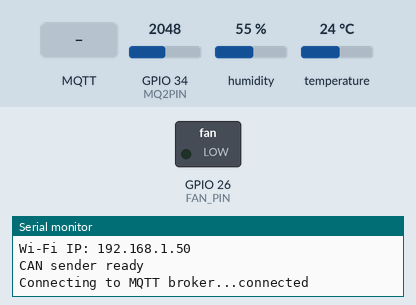
A sketch run on a simulated ESP32. Parts: switched loads named in the sketch (green lamp = pin HIGH), the last lines printed to the serial monitor. The test bench sets the inputs (shaded band); at power-on: GPIO 34 (MQ2PIN) = 2048, humidity 55 %, temperature 24 °C. WiFi joins after 1.5 s; servers stay silent unless stated; no MQTT or app messages arrive unless stated.

Above: at 2.7 s.
2.8 s: MQTT message "ON" arrives on the first subscribed topic
At 3.1 s:
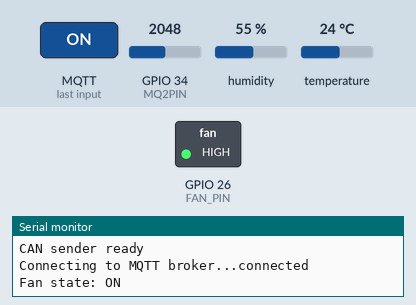
4.3 s: MQTT message "OFF" arrives on the first subscribed topic
At 5.4 s:
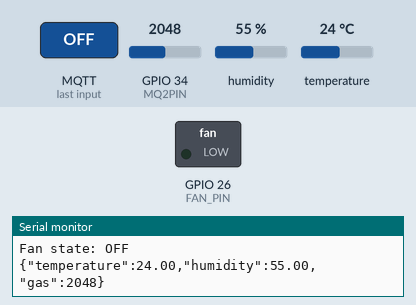
Timing chart, 0 to 7.3 s (numbered marks = the images above; inputs shaded):
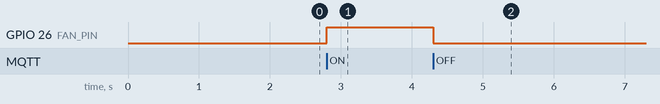

The sketch:

sender.ino
```cpp
#include <WiFi.h>
#include <WiFiManager.h>
#include <PubSubClient.h>
#include <DHT.h>
#include <SPI.h>
#include <mcp_can.h>
#include <math.h>

// Pins and hardware settings: verify against your actual wiring.
#define DHTPIN 14
#define DHTTYPE DHT22
#define MQ2PIN 34
#define CAN_CS_PIN 5
#define FAN_PIN 26  // TODO: confirm the relay pin from the actual wiring.

DHT dht(DHTPIN, DHTTYPE);
MCP_CAN CAN(CAN_CS_PIN);

const char* MQTT_BROKER = "192.168.1.10"; // Replace with your broker address.
const int MQTT_PORT = 1883;
const char* TOPIC_DATA = "esp32/sensors";
const char* TOPIC_FAN = "esp32/fan/control";

WiFiClient espClient;
PubSubClient client(espClient);
unsigned long lastMsg = 0;
bool fanState = false;

void callback(char* topic, byte* payload, unsigned int length) {
  String message;
  for (unsigned int i = 0; i < length; i++) message += (char)payload[i];

  if (String(topic) == TOPIC_FAN) {
    if (message == "ON") {
      fanState = true;
      digitalWrite(FAN_PIN, HIGH);
    } else if (message == "OFF") {
      fanState = false;
      digitalWrite(FAN_PIN, LOW);
    }
    Serial.print("Fan state: ");
    Serial.println(fanState ? "ON" : "OFF");
  }
}

void reconnectMqtt() {
  while (!client.connected()) {
    Serial.print("Connecting to MQTT broker...");
    if (client.connect("ESP32Sender")) {
      Serial.println("connected");
      client.subscribe(TOPIC_FAN);
    } else {
      Serial.print("MQTT error, rc=");
      Serial.println(client.state());
      delay(5000);
    }
  }
}

void setup() {
  Serial.begin(115200);
  dht.begin();
  pinMode(FAN_PIN, OUTPUT);

  WiFiManager wifiManager;
  wifiManager.autoConnect("ESP32-Config");
  Serial.print("Wi-Fi IP: ");
  Serial.println(WiFi.localIP());

  client.setServer(MQTT_BROKER, MQTT_PORT);
  client.setCallback(callback);

  while (CAN_OK != CAN.begin(MCP_ANY, CAN_125KBPS, MCP_8MHZ)) {
    Serial.println("CAN initialization failed; check oscillator/wiring.");
    delay(500);
  }
  CAN.setMode(MCP_NORMAL);
  Serial.println("CAN sender ready");
}

void loop() {
  if (!client.connected()) reconnectMqtt();
  client.loop();

  const unsigned long now = millis();
  if (now - lastMsg < 5000) return;
  lastMsg = now;

  const float temperature = dht.readTemperature();
  const float humidity = dht.readHumidity();
  const int gas = analogRead(MQ2PIN);

  if (isnan(temperature) || isnan(humidity)) {
    Serial.println("DHT read error");
    return;
  }

  // The report encodes temperature and humidity as integer bytes.
  // This loses decimal precision; gas is encoded as two bytes.
  byte canData[4];
  canData[0] = (int)temperature;
  canData[1] = (int)humidity;
  canData[2] = (gas >> 8) & 0xFF;
  canData[3] = gas & 0xFF;

  const byte sendStatus = CAN.sendMsgBuf(0x101, 0, 4, canData);
  if (sendStatus != CAN_OK) Serial.println("CAN frame send failed");

  String payload = "{\"temperature\":" + String(temperature, 2)
                 + ",\"humidity\":" + String(humidity, 2)
                 + ",\"gas\":" + String(gas) + "}";
  client.publish(TOPIC_DATA, payload.c_str());
  Serial.println(payload);
}
```

Measured:
- after the input at 2.8 s, GPIO 26 (FAN_PIN): LOW → HIGH at once
- after the input at 4.3 s, GPIO 26 (FAN_PIN): HIGH → LOW at once
